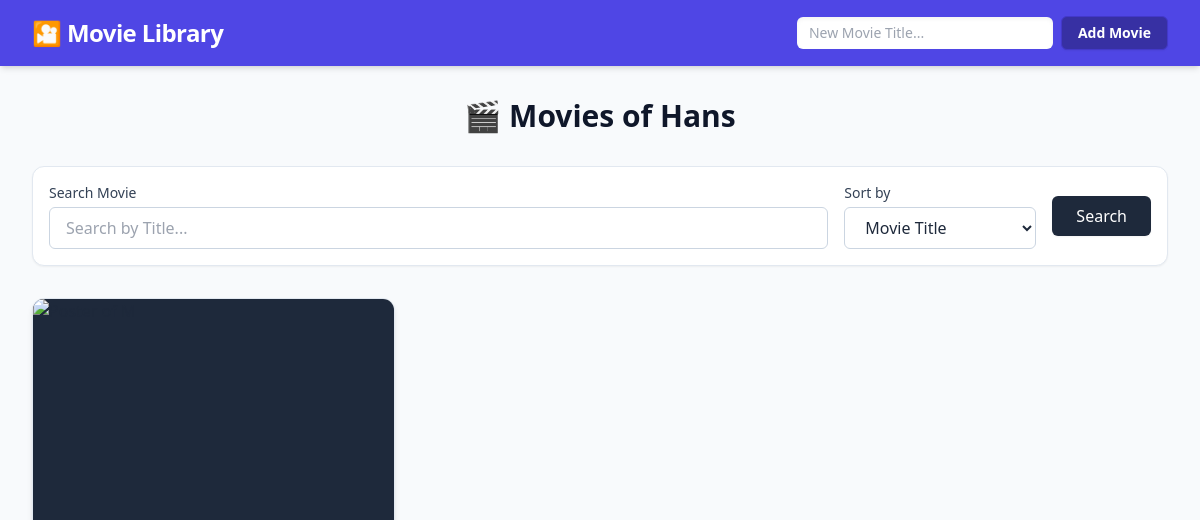
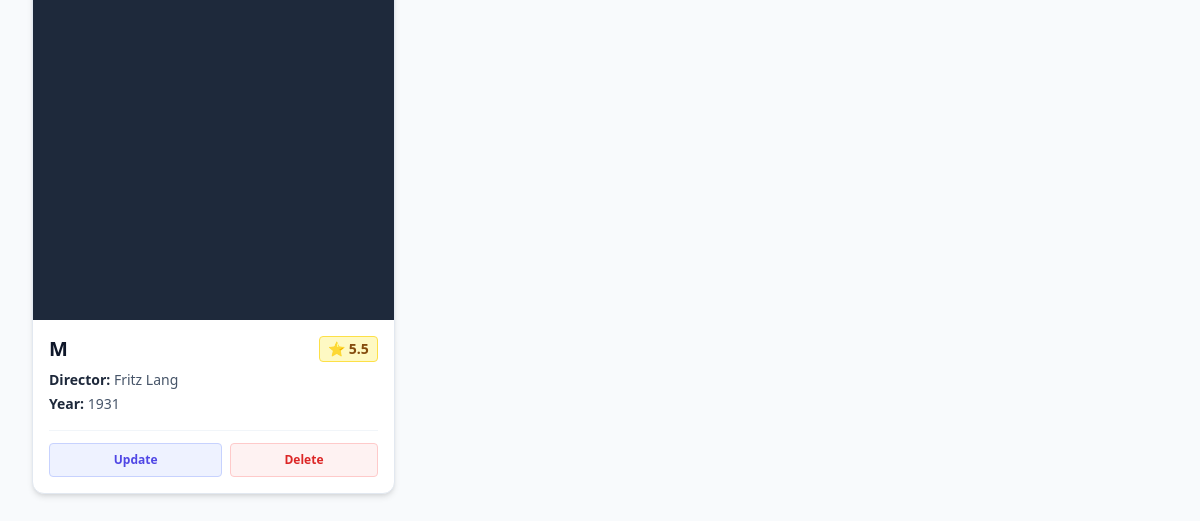
Before: /users/2/movies with the older database file (2 pictures, top to bottom).
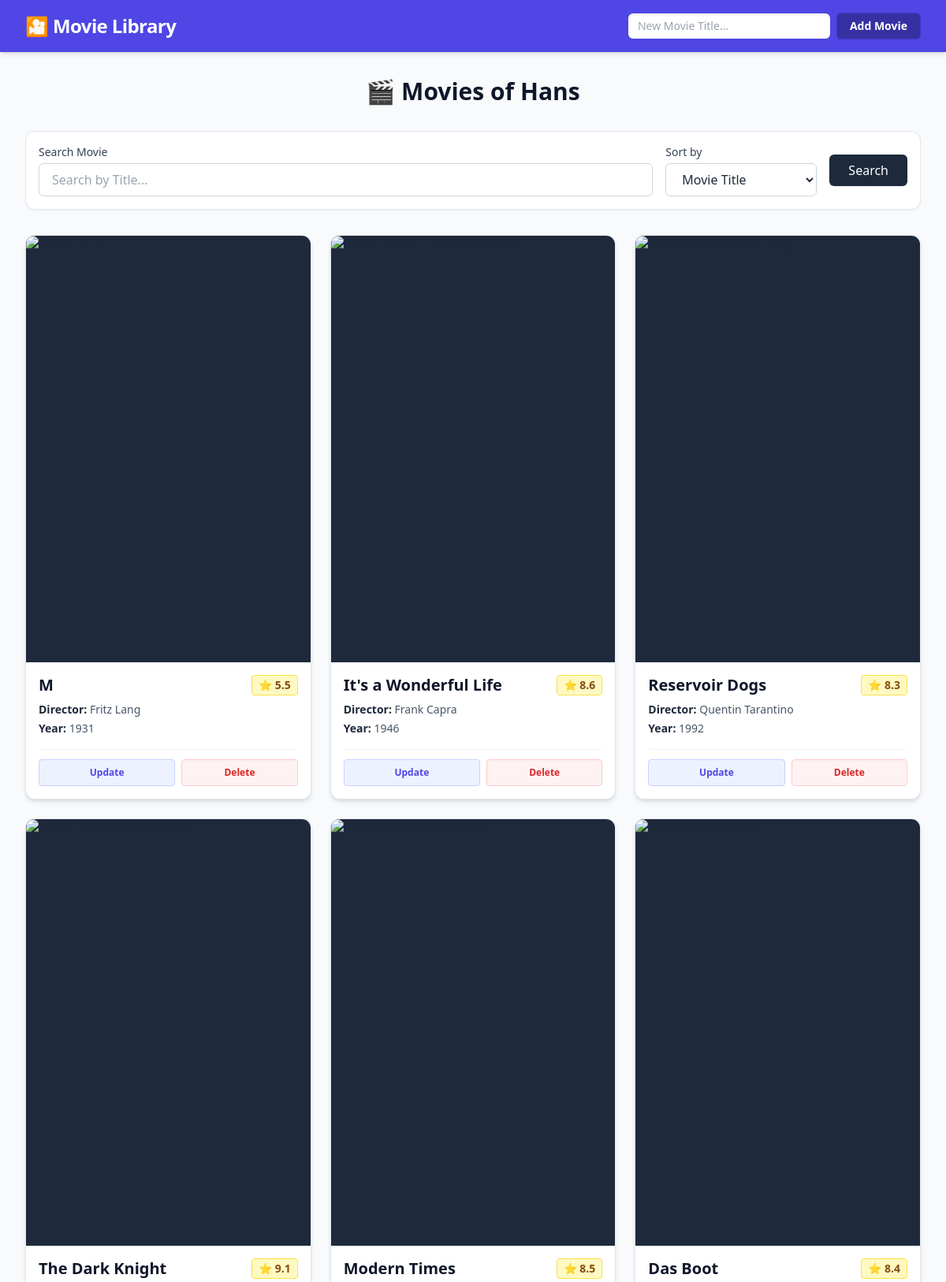
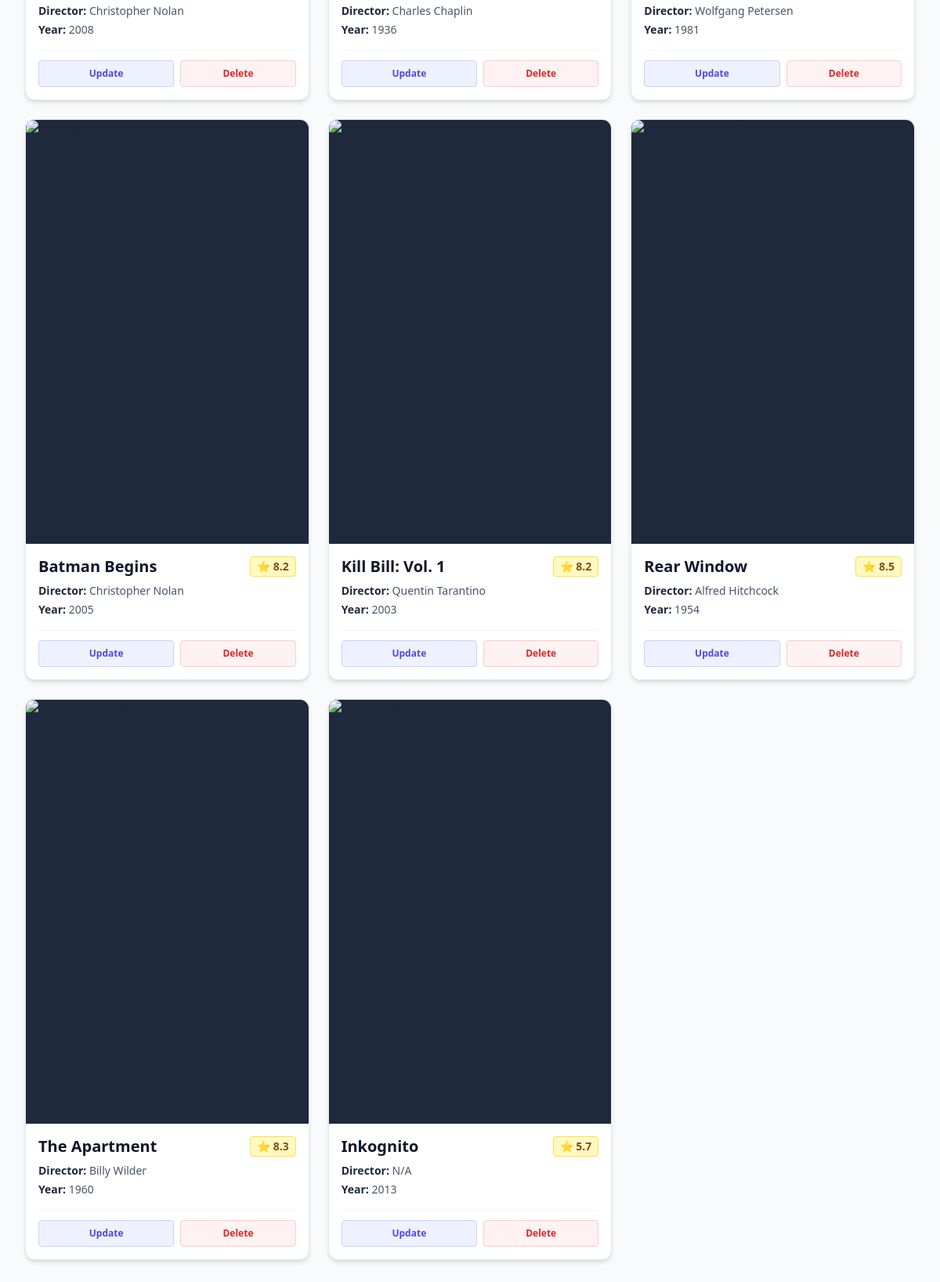
After: the same page with the newer database file (2 pictures, top to bottom).
### models.py (models this page shows)
class User(db.Model):
    __tablename__ = 'users'
    id = db.Column(db.Integer, primary_key=True, autoincrement=True)
    name = db.Column(db.String(100), unique=True, nullable=False)

class UserMovies(db.Model):
    __tablename__ = 'user-movies'
    id = db.Column(db.Integer, primary_key=True, autoincrement=True)
    movie_id = db.Column(db.Integer, db.ForeignKey('movies.id'), nullable=False)
    user_id = db.Column(db.Integer, db.ForeignKey('users.id'), nullable=False)
    rating = db.Column(db.Float, nullable=True) # for individual movie rating

class Movie(db.Model):
    __tablename__ = 'movies'
    id = db.Column(db.Integer, primary_key=True, autoincrement=True)
    title = db.Column(db.String(100), nullable=False)
    director = db.Column(db.String(100), nullable=True)
    year = db.Column(db.Integer, nullable=True)
    poster = db.Column(db.String(100), nullable=True)
    imdb_url = db.Column(db.String(100), nullable=True)

### app.py (the view)
@app.route('/users/<int:user_id>/movies')
def show_movies(user_id):
    try:
        search_query = request.args.get('search')
        sort_by = request.args.get('sort')
        user = data_manager.get_user(user_id)
        movies = data_manager.get_movies(user_id, search_query, sort_by)
        return render_template('movies.html',
                               movies=movies, user=user)
    except Exception as e:
        db.session.rollback()
        flash(f"Error getting movies: {str(e)}", "error")
        return redirect(url_for('index'))

### data_manager.py (called while the page is built)
    def get_user(self, user_id):
        return User.query.get(user_id)

    def get_movies(self, user_id, search_query=None, sort_by=None):
        query = db.session.query(Movie, UserMovies.rating) \
             .join(UserMovies, Movie.id == UserMovies.movie_id) \
             .filter(UserMovies.user_id == user_id)
        if search_query:
            query = query.filter(Movie.title.like("%" + search_query + "%"))
        if sort_by == "title":
            query = query.order_by(Movie.title.asc())
        elif sort_by == "rating":
            query = query.order_by(UserMovies.rating.desc())
        return query.all()

### templates/movies.html (shortened to what this page needs)
{% extends "base.html" %}
{% block nav_buttons %}
  <form action="/users/{{ user.id }}/movies" method="POST" class="flex items-center gap-2">
    <input type="text" id="title" name="title" placeholder="New Movie Title..." required
           class="w-48 md:w-64 border-0 rounded-md px-3 py-1.5 text-sm text-slate-900 focus:ring-2 focus:ring-indigo-300 outline-none transition-all shadow-inner">
    <button type="submit"
            class="bg-indigo-800 hover:bg-indigo-900 text-white text-sm font-semibold py-1.5 px-4 rounded-md transition-colors shadow-sm whitespace-nowrap border border-indigo-700">
      Add Movie
    </button>
  </form>
{% endblock %}
{% block content %}
  <h2 class="text-3xl font-bold text-slate-900 mb-8 text-center">🎬 Movies of {{ user.name }}</h2>
  <div class="bg-white p-4 rounded-xl shadow-sm border border-slate-200 mb-8">
    <form action="/users/{{ user.id }}/movies" method="GET" class="flex flex-col sm:flex-row gap-4 items-end sm:items-center">
      <div class="flex-grow w-full sm:w-auto">
        <label for="search" class="block text-sm font-medium text-slate-700 mb-1">Search Movie</label>
        <input type="text" name="search" id="search" placeholder="Search by Title..."
               value="{{ request.args.get('search', '') }}"
               class="w-full border border-slate-300 rounded-md px-4 py-2 focus:ring-2 focus:ring-indigo-500 focus:border-indigo-500 outline-none transition-all">
      </div>
      <div class="w-full sm:w-48">
        <label for="sort" class="block text-sm font-medium text-slate-700 mb-1">Sort by</label>
        <select name="sort" id="sort" class="w-full border border-slate-300 rounded-md px-4 py-2 bg-white focus:ring-2 focus:ring-indigo-500 outline-none cursor-pointer">
          <option value="title" {% if request.args.get('sort') == 'title' %}selected{% endif %}>Movie Title</option>
        </select>
      </div>
      <div class="flex gap-2 w-full sm:w-auto">
        <button type="submit" class="bg-slate-800 hover:bg-slate-700 text-white px-6 py-2 rounded-md font-medium transition-colors w-full sm:w-auto shadow-sm">
          Search
        </button>
      </div>
    </form>
  </div>
  <div class="grid grid-cols-1 sm:grid-cols-2 lg:grid-cols-3 xl:grid-cols-4 gap-6">
    {% for movie, rating in movies %}
    <div class="bg-white rounded-xl shadow-md border border-slate-200 overflow-hidden flex flex-col transition-transform duration-200 hover:-translate-y-1 hover:shadow-lg group">
      <a href="{{ movie.imdb_url if movie.imdb_url else '#' }}"
         target="_blank"
         class="w-full relative overflow-hidden bg-slate-800 flex items-center justify-center aspect-[2/3] flex-shrink-0">
      </a>
      <div class="p-4 flex flex-col flex-grow">
        <div class="flex justify-between items-start gap-2 mb-2">
          <h3 class="text-xl font-bold text-slate-900 leading-tight line-clamp-2" title="{{ movie.title }}">
            {{ movie.title }}
          </h3>
          <div class="bg-yellow-100 text-yellow-800 border border-yellow-300 text-sm font-bold px-2 py-0.5 rounded flex items-center flex-shrink-0">
            ⭐ {{ rating if rating else '-.-' }}
          </div>
        </div>
        <div class="text-sm text-slate-600 mb-4 space-y-1">
          <p class="truncate"><strong class="text-slate-800">Director:</strong> {{ movie.director if movie.director else 'Unknown' }}</p>
          <p><strong class="text-slate-800">Year:</strong> {{ movie.year if movie.year else 'Unknown' }}</p>
        </div>
        <div class="mt-auto pt-3 border-t border-slate-100 flex gap-2">
          <a href="/users/{{ user.id }}/movies/{{ movie.id }}/update"
             class="flex-1 text-xs font-semibold text-indigo-600 bg-indigo-50 hover:bg-indigo-100 border border-indigo-200 px-3 py-2 rounded transition-colors text-center">
            Update
          </a>
          <form action="/users/{{ user.id }}/movies/{{ movie.id }}/delete" method="POST" class="flex-1">
            <button type="submit"
                    class="w-full text-xs font-semibold text-red-600 bg-red-50 hover:bg-red-100 border border-red-200 px-3 py-2 rounded transition-colors text-center"
                    onclick="return confirm('Do you really want to delete this movie?');">
              Delete
            </button>
          </form>
        </div>
      </div>
    </div>
    {% endfor %}
  </div>
{% endblock %}

### templates/base.html (shortened to what this page needs)
<!DOCTYPE html>
<html lang="en">
  <head>
    <script src="https://cdn.tailwindcss.com"></script>
  </head>
  <body class="bg-slate-50 font-sans text-slate-800 antialiased min-h-screen flex flex-col">
    <nav class="bg-indigo-600 text-white shadow-md">
      <div class="max-w-7xl mx-auto px-4 sm:px-6 lg:px-8 py-4 flex justify-between items-center">
        <a href="/">
            <h1 class="text-2xl font-bold tracking-tight hover:text-indigo-200 transition-colors">🎦 Movie Library</h1>
        </a>
        <div class="flex gap-4">
          {% block nav_buttons %}{% endblock %}
        </div>
      </div>
    </nav>
    <main class="max-w-7xl mx-auto px-4 sm:px-6 lg:px-8 py-8 w-full">
      {% block content %}
      {% endblock %}
    </main>
  </body>
</html>

Changed rows visible on the page:
added UserMovies: title "It's a Wonderful Life", rating "8.6", director "Frank Capra", year "1946"
added UserMovies: title "Reservoir Dogs", rating "8.3", director "Quentin Tarantino", year "1992"
added UserMovies: title "The Dark Knight", rating "9.1", director "Christopher Nolan", year "2008"
added UserMovies: title "Modern Times", rating "8.5", director "Charles Chaplin", year "1936"
added UserMovies: title "Das Boot", rating "8.4", director "Wolfgang Petersen", year "1981"
added UserMovies: title "Batman Begins", rating "8.2", director "Christopher Nolan", year "2005"
added UserMovies: title "Kill Bill: Vol. 1", rating "8.2", director "Quentin Tarantino", year "2003"
added UserMovies: title "Rear Window", rating "8.5", director "Alfred Hitchcock", year "1954"
added UserMovies: title "The Apartment", rating "8.3", director "Billy Wilder", year "1960"
added UserMovies: title "Inkognito", rating "5.7", director "N/A", year "2013"
